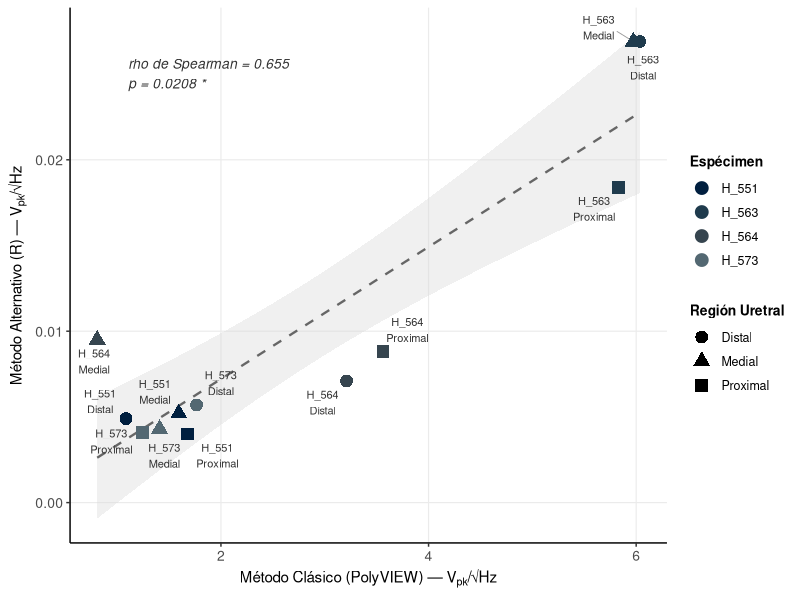

Write the R code that produced this figure.
# ============================================================
# GRÁFICA 2: Dispersión de correlación entre métodos
# Método Clásico (PolyVIEW) vs Método Alternativo (R)
# ============================================================

# Librerías necesarias
library(ggplot2)
library(dplyr)

# ============================================================
# DATOS
# ============================================================

datos_correlacion <- data.frame(
  Especimen = rep(c("H_551", "H_563", "H_564", "H_573"), times = 3),
  Region = c(rep("Distal", 4), rep("Medial", 4), rep("Proximal", 4)),
  Clasico = c(
    1.0850, 6.0351, 3.2103, 1.7653,  # Distal
    1.5934, 5.9724, 0.8079, 1.4089,  # Medial
    1.6815, 5.8265, 3.5614, 1.2420   # Proximal
  ),
  Alternativo = c(
    0.0049, 0.0269, 0.0071, 0.0057,  # Distal
    0.0052, 0.0269, 0.0095, 0.0043,  # Medial
    0.0040, 0.0184, 0.0088, 0.0041   # Proximal
  )
)

# Ordenar factor de región
datos_correlacion$Region <- factor(
  datos_correlacion$Region,
  levels = c("Distal", "Medial", "Proximal")
)

# ============================================================
# CALCULAR CORRELACIÓN DE SPEARMAN
# (Spearman es más apropiado que Pearson para n=12 pequeño)
# ============================================================

correlacion <- cor.test(
  datos_correlacion$Clasico,
  datos_correlacion$Alternativo,
  method = "spearman"
)

rho <- round(correlacion$estimate, 3)
pval <- round(correlacion$p.value, 4)

# Etiqueta para la gráfica
if (pval < 0.05) {
  etiqueta_cor <- paste0("rho de Spearman = ", rho, "\np = ", pval, " *")
} else {
  etiqueta_cor <- paste0("rho de Spearman = ", rho, "\np = ", pval)
}

cat("=== CORRELACIÓN DE SPEARMAN ===\n")
cat("rho =", rho, "\n")
cat("p-valor =", pval, "\n")

# ============================================================
# COLORES Y FORMAS
# ============================================================

colores_especimenes <- c(
  "H_551" = "#001F3F",
  "H_563" = "#1F3B4D",
  "H_564" = "#36454F",
  "H_573" = "#536872"
)

formas_regiones <- c(
  "Distal"   = 16,  # círculo sólido
  "Medial"   = 17,  # triángulo sólido
  "Proximal" = 15   # cuadrado sólido
)

# ============================================================
# GRÁFICA
# ============================================================

figura_2 <- ggplot(datos_correlacion,
                   aes(x = Clasico,
                       y = Alternativo,
                       color = Especimen,
                       shape = Region)) +
  
  # Línea de tendencia general (todos los puntos)
  geom_smooth(
    aes(group = 1),
    method = "lm",
    se = TRUE,
    color = "grey40",
    fill = "grey85",
    linewidth = 0.8,
    linetype = "dashed"
  ) +
  
  # Puntos
  geom_point(size = 4, stroke = 0.5) +
  
  # Etiquetas de cada punto
  ggrepel::geom_text_repel(
    aes(label = paste0(Especimen, "\n", Region)),
    size = 2.8,
    color = "grey20",
    box.padding = 0.4,
    point.padding = 0.3,
    segment.color = "grey60",
    segment.size = 0.3,
    max.overlaps = 20
  ) +
  
  # Anotación de correlación
  annotate(
    "text",
    x = min(datos_correlacion$Clasico) + 0.3,
    y = max(datos_correlacion$Alternativo) - 0.001,
    label = etiqueta_cor,
    hjust = 0,
    vjust = 1,
    size = 3.5,
    color = "grey20",
    fontface = "italic"
  ) +
  
  # Escalas
  scale_color_manual(values = colores_especimenes, name = "Espécimen") +
  scale_shape_manual(values = formas_regiones, name = "Región Uretral") +
  
  # Ejes
  labs(
    x = expression("Método Clásico (PolyVIEW) — V"["pk"]*"/√Hz"),
    y = expression("Método Alternativo (R) — V"["pk"]*"/√Hz")
  ) +
  
  # Tema
  theme_classic() +
  theme(
    plot.title = element_text(size = 11, face = "bold", hjust = 0.5),
    axis.title = element_text(size = 11),
    axis.text = element_text(size = 10),
    legend.title = element_text(size = 10, face = "bold"),
    legend.text = element_text(size = 9),
    legend.position = "right",
    panel.grid.major = element_line(color = "grey92", linewidth = 0.4)
  )

# ============================================================
# GUARDAR
# ============================================================

ggsave(
  filename = "Figura2_Correlacion.png",
  plot = figura_2,
  width = 8,
  height = 6,
  dpi = 300,
  units = "in"
)

cat("Gráfica guardada como: Figura2_Correlacion.png\n")
